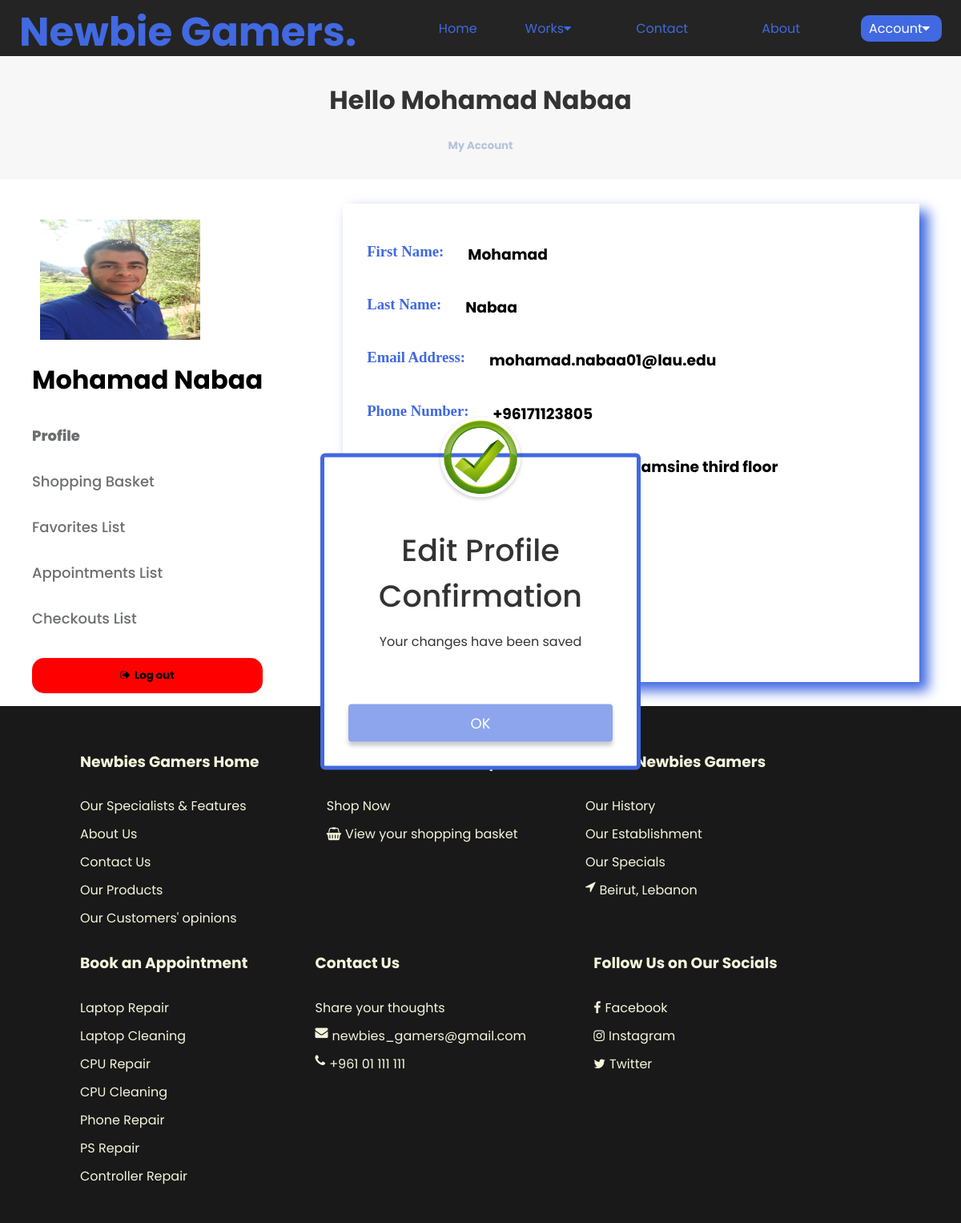
/profile/profile.php?edit_profile=true (signed in), run on an earlier commit of the app's database.
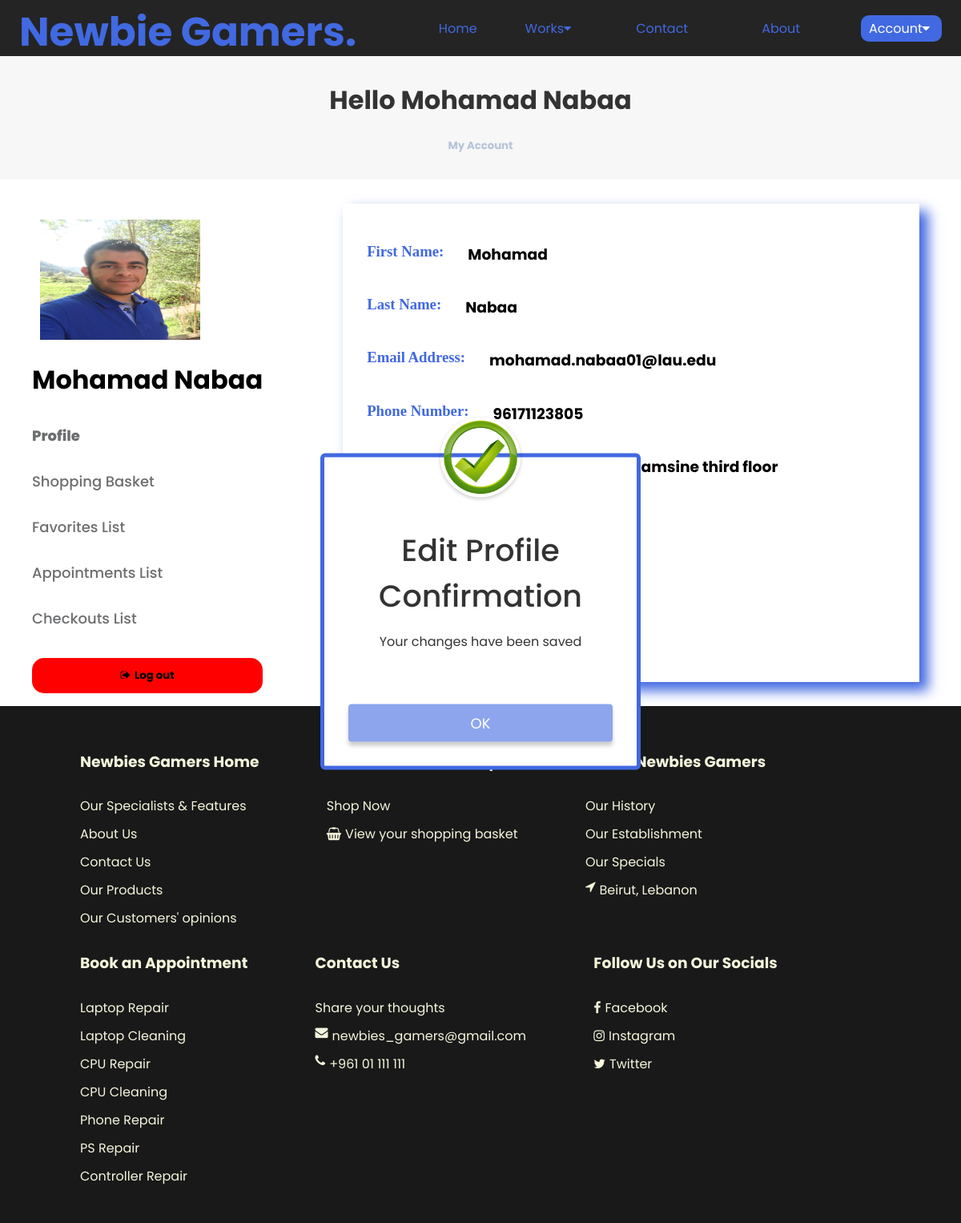
And on a later commit of the database.
### tables this page shows
CREATE TABLE `customers` (
  `customer_id` int NOT NULL,
  `first_name` varchar(225) NOT NULL,
  `last_name` varchar(225) NOT NULL,
  `email` text NOT NULL,
  `date_of_birth` date NOT NULL,
  `phone_number` varchar(50) NOT NULL,
  `address` varchar(225) NOT NULL,
  `city` varchar(255) NOT NULL,
  `username` varchar(225) NOT NULL,
  `customer_image` varchar(50) NOT NULL,
  `password` varchar(225) NOT NULL,
  `loyalty_points` int NOT NULL
);

### profile/profile.php (shortened to what this page needs)
<?php
include("../php/connection.php");
$customer_id = $_SESSION['logged_id'];
$query = "SELECT * FROM customers WHERE customer_id = $customer_id";
$stmt = $connection->prepare($query);
$stmt->execute();
$results = $stmt->get_result();
$row = $results->fetch_assoc();
?>
<!DOCTYPE html>
<html lang="en">
<head>
    <link rel="stylesheet" href="https://cdnjs.cloudflare.com/ajax/libs/font-awesome/4.7.0/css/font-awesome.min.css">
    <link rel="stylesheet" href="../main/main.css">
    <link rel="stylesheet" href="../profile/profile.css">
</head>
<body>
    <header>
        <nav class="nav-bar">
            <div class="content">
                <h2>Newbie Gamers.</h2>
            </div>
            <ul class="nav-menu">
                <li>
                    <a href="../home-page/home-page.php" id="home-page-nav" class="home_menu nav-link" title="Home Page">Home</a>
                </li>
                <li>
                    <a class="nav-link" id="works-nav">Works<i class="fa fa-caret-down"></i></a>
                </li>
                <li>
                    <a href="../contactus/contactus.php" id="contact-us-nav" class="contact_menu nav-link" title="Contact Us Page">Contact</a>
                </li>
                <li>
                    <a href="../aboutus/aboutus.php" id="about-us-nav" class="about_menu nav-link" title="About us Page">About</a>
                </li>
                <li>
                    <a class="account_menu nav-link" id="account-nav">Account<i class="fa fa-caret-down"></i></a>
                </li>
            </ul>
        </nav>
    </header>
    <div class="title">
        <h1 style="color: #333;">Hello <?php echo $row["username"]; ?></h1>
        <h5 style="color:#b4c3da;">My Account</h5>
    </div>
    <div class="profile-container">
        <div class="profile-sidebar">
            <img src="../images/Customers/<?php echo $row['username']; ?>/<?php echo $row['customer_image']; ?>" alt="">
            <ol class="profile-sidebar-user">
                <li id="customer-name" title="My Username"><span><?php echo $row["username"]; ?></span></li>
            </ol>
            <ol class="profile-sidebar-list reveal-by-x">
                <li><a onclick="ShowProfile()" id="profile-button" title="View your own personal info">Profile</a></li>
                <li><a onclick="ShowBasket()" id="basket-button" title="View your current list of products added by you to basket">Shopping Basket</a></li>
                <li><a onclick="ShowFavorites()" id="favorites-button" title="View list of products added by you to your favorites">Favorites List</a></li>
                <li><a onclick="ShowAppointments()" id="appointments-button" title="View list of appointments added by you to your appointments section">Appointments List</a></li>
                <li><a onclick="ShowCheckouts()" id="checkouts-button" title="View the list of shopping order checkouts submitted by you to the shop">Checkouts List</a></li>
                <button type="submit" class="logout-btn" onclick="OpenLogOutPopUp()"><i class="fa fa-sign-out"></i><strong>Log out</strong></button>
            </ol>
        </div>
        <div class="popup" id="edit-profile-confirmation">
            <img src="../images/tick.png" alt="">
            <h2>Edit Profile Confirmation</h2>
            <p>Your changes have been saved</p>
            <button type="button" onclick="RemoveEditProfilePopUp()">OK</button>
        </div>
        <div class="profile fade" style="display: none;">
            <div class="profile-part">
                <h3 id="attribute">First Name: </h3>
                <h3><?php echo $row["first_name"] ?></h3>
            </div>
            <form action="../php/editprofile.php" method="POST" enctype="multipart/form-data">
                <div class="profile-part">
                    <h3 id="attribute">Last Name: </h3>
                    <h3><?php echo $row["last_name"] ?></h3>
                </div>
                <div class="profile-part">
                    <h3 id="attribute">Email Address: </h3>
                    <h3><?php echo $row["email"] ?></h3>
                </div>
                <div class="profile-part">
                    <h3 id="attribute">Phone Number: </h3>
                    <h3><?php echo $row["phone_number"] ?></h3>
                </div>
                <div class="profile-part">
                    <h3 id="attribute">Home Address: </h3>
                    <h3><?php echo $row["address"] ?></h3>
                </div>
                <div class="profile-part">
                    <h3 id="attribute">City: </h3>
                    <h3><?php echo $row["city"] ?></h3>
                </div>
                <div class="profile-part">
                    <h3 id="attribute">Loyalty Points: </h3>
                    <h3><?php echo $row['loyalty_points']; ?></h3>
                </div>
                <div class="edit_save_btn">
                    <button onclick="ChangeProfile()" class="edit_profile_btn" title="Edit your profile"> <i class="fa fa-edit"></i><strong>Edit
                            Profile</strong></button>
                </div>
            </form>
        </div>
    </div>
    <footer>
        <ol class="footer-list">
            <li>
                <div>
                    <ol class="footer-list-element">
                        <li>
                            <h3>Newbies Gamers Home</h3>
                        </li>
                        <li>
                            <a href="../home-page/home-page.php#features" title="View Our specialists and features">Our
                                Specialists & Features</a>
                        </li>
                        <li>
                            <a href="../home-page/home-page.php#about-us" title="Know more about us">About Us</a>
                        </li>
                        <li>
                            <a href="../home-page/home-page.php#contact-us" title="Contact us for any enquiries or thoughts">Contact Us</a>
                        </li>
                        <li>
                            <a href="../home-page/home-page.php#shop-products" title="Take a look at our products">Our
                                Products</a>
                        </li>
                        <li>
                            <a href="../home-page/home-page.php#testimonials" title="See what our customers said about our service">Our Customers' opinions</a>
                        </li>
                    </ol>
                </div>
            </li>
            <li>
                <div>
                    <ol class="footer-list-element">
                        <li>
                            <h3>Newbies Gamers Shop</h3>
                        </li>
                        <li>
                            <a href="../shop/shop.php" title="View all available products in Newbies Gamers and fill your basket to buy">Shop
                                Now</a>
                        </li>
                        <li>
                            <a href="../basket/basket.php" title="View your shopping basket"><i class="fa fa-shopping-basket"></i>View your shopping basket</a>
                        </li>
                    </ol>
                </div>
            </li>
            <li>
                <div>
                    <ol class="footer-list-element">
                        <li>
                            <h3>About Newbies Gamers</h3>
                        </li>
                        <li>
                            <a href="../aboutus/aboutus.php#history" title="Know about our history">Our History</a>
                        </li>
                        <li>
                            <a href="../aboutus/aboutus.php#establishment" title="Know about our establishment">Our
                                Establishment</a>
                        </li>
                        <li>
                            <a href="../aboutus/aboutus.php#specials" title="See what makes us special">Our
                                Specials</a>
                        </li>
                        <li>
                            <i class="fa fa-location-arrow" title="Newbies Gamers shop location"></i>Beirut, Lebanon
                        </li>
                    </ol>
                </div>
            </li>
            <li>
                <div>
                    <ol class="footer-list-element">
                        <li>
                            <h3>Book an Appointment</h3>
                        </li>
                        <li>
                            <a href="../appointments/appointments.php#laptop-repair">Laptop Repair</a>
                        </li>
                        <li>
                            <a href="../appointments/appointments.php#laptop-cleaning">Laptop Cleaning</a>
                        </li>
                        <li>
                            <a href="../appointments/appointments.php#cpu-repair">CPU Repair</a>
                        </li>
                        <li>
                            <a href="../appointments/appointments.php#cpu-cleaning">CPU Cleaning</a>
                        </li>
                        <li>
                            <a href="../appointments/appointments.php#phone-repair">Phone Repair</a>
                        </li>
                        <li>
                            <a href="../appointments/appointments.php#ps-repair">PS Repair</a>
                        </li>
                        <li>
                            <a href="../appointments/appointments.php#controller-repair">Controller Repair</a>
                        </li>
                    </ol>
                </div>
            </li>
            <li>
                <div>
                    <ol class="footer-list-element">
                        <li>
                            <h3>Contact Us</h3>
                        </li>
                        <li>
                            <a href="../contactus/contactus.php" title="Share your thoughts and concerns to us">Share
                                your thoughts</a>
                        </li>
                        <li>
                            <i class="fa fa-envelope" title="Our email to contact us"></i>newbies_gamers@gmail.com
                        </li>
                        <li>
                            <i class="fa fa-phone" title="Call us or chat by whatsapp with us"></i>+961 01 111 111
                        </li>
                    </ol>
                </div>
            </li>
            <li>
                <div>
                    <ol class="footer-list-element">
                        <li>
                            <h3>Follow Us on Our Socials</h3>
                        </li>
                        <li>
                            <a href="https://www.facebook.com" title="Newbies Gamers facebook account link"><i class="fa fa-facebook"></i>Facebook</a>
                        </li>
                        <li>
                            <a href="https://www.instagram.com" title="Newbies Gamers instagram account link"><i class="fa fa-instagram"></i>Instagram</a>
                        </li>
                        <li>
                            <a href="https://www.twitter.com" title="Newbies Gamers twitter account link"><i class="fa fa-twitter"></i>Twitter</a>
                        </li>
                    </ol>
                </div>
            </li>
        </ol>
    </footer>
</body>

### main/main.css (style rules this page uses)
* { box-sizing: border-box; font-family: "Poppins", sans-serif; }
i { padding-right: 5px; }
body { margin: 0; font-family: Arial, Helvetica, sans-serif; }
li { list-style: none; }
a { color: royalblue; text-decoration: none; }
header { background-color: #333; }
nav { height: 70px; background: rgba(0, 0, 0, 0.301); box-shadow: 0 3px 15px rgba(0, 0, 0, 0.301); }
nav ul li { display: inline-block; }
.nav-active { color: #fefefe !important; background-color: royalblue !important; padding-left: 10px !important; padding-right: 10px !important; padding-top: 5px !important; padding-bottom: 5px !important; border-radius: 10px !important; }
.nav-bar { min-height: 70px; display: flex; justify-content: space-between; align-items: center; padding: 0 24px; }
.nav-menu { display: flex; justify-content: space-between; align-items: center; gap: 60px; }
.nav-link { transition: 0.7s ease; }
.fade { animation-name: fade; animation-duration: 1.5s; }
button { background-color: royalblue; color: #fefefe; padding: 12px 20px; margin-top: 6px; border: none; cursor: pointer; align-items: flex-start; }
footer { background: rgba(0, 0, 0, 0.900); color: beige; padding: 20px; }
.footer-list li { display: inline-flex; justify-content: flex-start; flex-direction: column; margin-right: 20px; }
.footer-list li a { text-decoration: none; color: beige; }
.footer-list-element li { display: flex; flex-direction: row; margin-bottom: 10px; }
.footer-list-element li a { color: beige; text-decoration: none; }
.popup { width: 400px; background: #fff; border-radius: 6px; border: royalblue solid 5px; position: absolute; top: 0; left: 50%; transform: translate(-50%, -50%) scale(0.1); text-align: center; padding: 0 30px 30px; color: #333; visibility: hidden; transition: transform 0.4s, top 0.4s; z-index: 100; }
.open-popup { visibility: visible; top: 50%; position: fixed; transform: translate(-50%, -50%) scale(1); }
.popup img { width: 100px; margin-top: -50px; border-radius: 50%; box-shadow: 0 2px 5px rgba(0, 0, 0, 0.2); }
.popup h2 { font-size: 38px; font-weight: 500; margin: 30px 0 10px; }
.popup button { width: 100%; margin-top: 50px; padding: 10px 0; background: rgba(65, 105, 225, 0.6); color: #fff; border: 0; outline: none; font-size: 18px; border-radius: 4px; cursor: pointer; box-shadow: 0 5px 5px rgba(0, 0, 0, 0.2); }
.reveal-by-x { position: relative; transform: translateX(150px); transition: 1s all ease; }
.reveal-by-x.on { transform: translateX(0); }
.title { text-align: center; }
.topnav .home_menu, .shop_menu, .about_menu, .contact_menu { float: right; display: block; color: royalblue; text-align: center; padding: 14px 16px; text-decoration: none; }
.topnav .home_menu, .shop_menu, .about_menu, .contact_menu:hover { color: royalblue; }
.content { position: relative; }
.content h2 { color: #fff; font-size: 50px; margin-bottom: 30px; }
.content h2:nth-child(1) { color: royalblue; animation: animate 4s ease-in-out infinite; }

### profile/profile.css (style rules this page uses)
.title { text-align: center; background-color: #f7f7f7; padding: 10px; }
.profile-sidebar { display: flex; flex-direction: column; }
.profile-container { display: flex; flex-direction: row; width: 100%; height: auto; }
.profile-sidebar-list li a { color: rgb(12, 14, 17); font-size: large; font-weight: 500; opacity: 0.6; }
.profile-sidebar-list li { margin-bottom: 30px; }
#customer-name span { font-size: xx-large; font-weight: 700; }
.profile { display: flex; flex-direction: column; width: 60%; box-shadow: 10px 10px 15px 1px royalblue; margin-left: 100px; margin-top: 30px; margin-bottom: 30px; padding: 30px; }
.profile-part { display: flex; flex-direction: row; }
.profile-part #attribute { color: royalblue; font-family: 'Times New Roman', Times, serif; margin-right: 30px; }
.edit_profile_btn { border-radius: 20px; float: left; margin-right: 50px; color: black; }
.edit_save_btn { margin-top: 20px; }
.profile-sidebar img { height: 150px; width: 200px; margin: 10px; margin-left: 50px; margin-top: 50px; }
.logout-btn { background-color: red; color: black; border-radius: 15px; width: 100%; }

What changed in the data, as far as the page shows it:
changed customers "Mohamad Nabaa": phone_number "+96171123805" → "96171123805"
